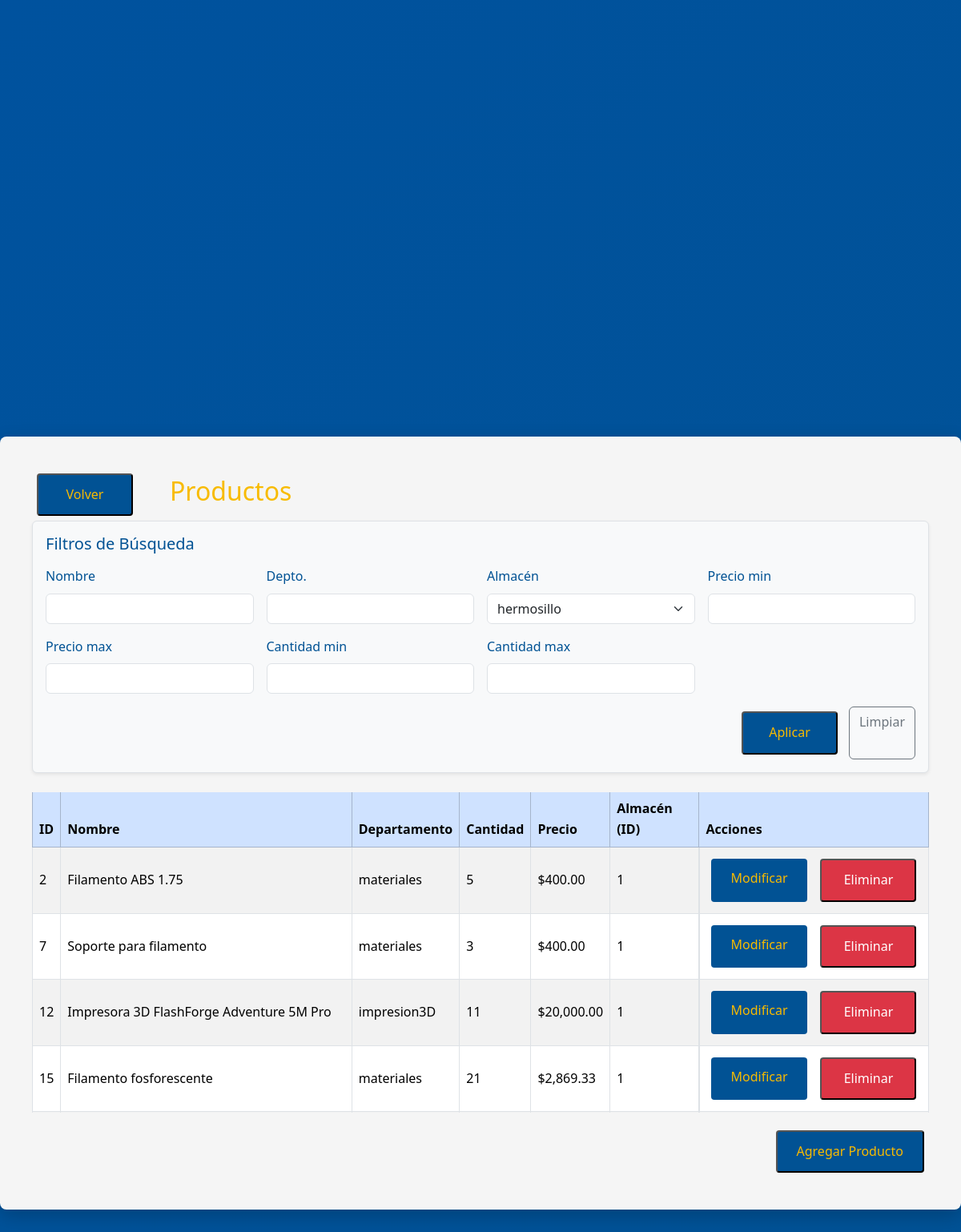
/productos?almacen_id=1 (signed in), run on the app's committed database.
### tables this page shows
CREATE TABLE "productos" (
	"id"	INTEGER NOT NULL,
	"nombre"	TEXT NOT NULL,
	"precio"	REAL NOT NULL,
	"cantidad"	INTEGER NOT NULL,
	"departamento"	TEXT NOT NULL, almacen INTEGER,
	PRIMARY KEY("id")
);

### app.py (the view)
@app.route('/productos')
@login_requerido
def productos():
    conn = get_db_connection()
    cursor = conn.cursor()
    nombre = request.args.get('nombre', '').strip()
    departamento = request.args.get('departamento', '').strip()
    almacen_id = request.args.get('almacen_id', '').strip()
    precio_min = request.args.get('precio_min', '').strip()
    precio_max = request.args.get('precio_max', '').strip()
    cantidad_min = request.args.get('cantidad_min', '').strip()
    cantidad_max = request.args.get('cantidad_max', '').strip()
    query = 'SELECT * FROM productos WHERE 1=1'
    params = []
    if nombre:
        query += ' AND nombre LIKE ?'
        params.append('%' + nombre + '%')
    if departamento:
        query += ' AND departamento LIKE ?'
        params.append('%' + departamento + '%')
    if almacen_id:
        query += ' AND almacen = ?'
        params.append(almacen_id)
    if precio_min and precio_min.replace('.', '', 1).isdigit():
        query += ' AND precio >= ?'
        params.append(float(precio_min))
    if precio_max and precio_max.replace('.', '', 1).isdigit():
        query += ' AND precio <= ?'
        params.append(float(precio_max))
    if cantidad_min and cantidad_min.isdigit():
        query += ' AND cantidad >= ?'
        params.append(int(cantidad_min))
    if cantidad_max and cantidad_max.isdigit():
        query += ' AND cantidad <= ?'
        params.append(int(cantidad_max))
    cursor.execute(query, params)
    productos = cursor.fetchall()
    almacenes_list = conn.execute('SELECT id, nombre FROM almacenes').fetchall()
    conn.close()
    filter_values = {
        'nombre': nombre, 'departamento': departamento, 'almacen_id': almacen_id,
        'precio_min': precio_min, 'precio_max': precio_max,
        'cantidad_min': cantidad_min, 'cantidad_max': cantidad_max
    }
    return render_template('productos.html',
                           productos=productos,
                           almacenes=almacenes_list,
                           usuario=session.get('rol'),
                           rol=session.get('rol'),
                           filter_values=filter_values)

### app.py (called while the page is built)
def login_requerido(f):
    @wraps(f)
    def decorated_function(*args, **kwargs):
        if 'usuario' not in session:
            flash('Debe iniciar sesión para acceder a esta página', 'warning')
            return redirect(url_for('login'))
        return f(*args, **kwargs)
    return decorated_function

def get_db_connection():
    conn = sqlite3.connect('instance/InventarioBD.db')
    conn.row_factory = sqlite3.Row
    return conn

### templates/productos.html (shortened to what this page needs)
<!DOCTYPE html>
<html lang="en">
<head>
    <link href="https://cdn.jsdelivr.net/npm/bootstrap@5.3.3/dist/css/bootstrap.min.css" rel="stylesheet">
    <link rel="stylesheet" href="../static/css/base.css">
    <link rel="stylesheet" href="../static/css/components/buttons.css">
    <link rel="stylesheet" href="../static/css/components/headers.css">
    <link rel="stylesheet" href="../static/css/pages/productos.css">
</head>
<body>
<div class="container">
    <div class="container-header">
        <button type="button" class="pestana-volver-atras"
                onclick="window.location.href='{{ url_for('inicio') }}'">
            Volver
        </button>
        <h2>Productos</h2>
    </div>
    <div class="filtros-busqueda p-3 mb-4 border rounded shadow-sm bg-light">
        <h5 class="mb-3">Filtros de Búsqueda</h5>
        <form method="GET" action="{{ url_for('productos') }}">
            <div class="row g-3">
                <div class="col-md-3">
                    <label for="nombre" class="form-label">Nombre</label>
                    <input type="text" id="nombre" name="nombre" class="form-control"
                           value="{{ filter_values.nombre }}">
                </div>
                <div class="col-md-3">
                    <label for="departamento" class="form-label">Depto.</label>
                    <input type="text" id="departamento" name="departamento" class="form-control"
                           value="{{ filter_values.departamento }}">
                </div>
                <div class="col-md-3">
                    <label for="almacen_id" class="form-label">Almacén</label>
                    <select id="almacen_id" name="almacen_id" class="form-select">
                        {% for a in almacenes %}
                            <option value="{{ a['id'] }}"
                                {{ 'selected' if filter_values.almacen_id|string == a['id']|string else '' }}>
                                {{ a['nombre'] }}
                            </option>
                        {% endfor %}
                    </select>
                </div>
                <div class="col-md-3">
                    <label class="form-label">Precio min</label>
                    <input type="number" step="0.01" name="precio_min" class="form-control"
                           value="{{ filter_values.precio_min }}">
                </div>
                <div class="col-md-3">
                    <label class="form-label">Precio max</label>
                    <input type="number" step="0.01" name="precio_max" class="form-control"
                           value="{{ filter_values.precio_max }}">
                </div>
                <div class="col-md-3">
                    <label class="form-label">Cantidad min</label>
                    <input type="number" name="cantidad_min" class="form-control"
                           value="{{ filter_values.cantidad_min }}">
                </div>
                <div class="col-md-3">
                    <label class="form-label">Cantidad max</label>
                    <input type="number" name="cantidad_max" class="form-control"
                           value="{{ filter_values.cantidad_max }}">
                </div>
            </div>
            <div class="mt-3 d-flex justify-content-end gap-2">
                <button type="submit" >Aplicar</button>
                <a href="{{ url_for('productos') }}" class="btn btn-outline-secondary">Limpiar</a>
            </div>
        </form>
    </div>
    <div class="tabla-datos">
        <div class="table-responsive" style="max-height: 400px; overflow-y: auto;">
            <table class="table table-bordered table-striped table-hover align-middle shadow-sm bg-white">
                <thead class="table-primary sticky-top">
                    <tr>
                        <th>ID</th>
                        <th>Nombre</th>
                        <th>Departamento</th>
                        <th>Cantidad</th>
                        <th>Precio</th>
                        <th>Almacén (ID)</th>
                        <th>Acciones</th>
                    </tr>
                </thead>
                <tbody>
                    {% for p in productos %}
                    <tr>
                        <td>{{ p['id'] }}</td>
                        <td>{{ p['nombre'] }}</td>
                        <td>{{ p['departamento'] }}</td>
                        <td>{{ p['cantidad'] }}</td>
                        <td>${{ "{:,.2f}".format(p['precio']) }}</td>
                        <td>{{ p['almacen'] }}</td>
                        <td class="d-flex gap-1">
                            {% if rol == 'ADMIN' or rol == 'PRODUCTOS' %}
                                <a href="{{ url_for('modificar_producto', id=p['id']) }}" class="modify-button">Modificar</a>
                                <form method="POST" action="{{ url_for('eliminar_producto', id=p['id']) }}"
                                      onsubmit="return confirm('¿Está seguro de que desea eliminar el producto {{ p['nombre'] }}?');">
                                    <button type="submit" class="eliminar-button">Eliminar</button>
                                </form>
                            {% else %}
                                <span class="text-muted">No Autorizado</span>
                            {% endif %}
                        </td>
                    </tr>
                    {% endfor %}
                </tbody>
            </table>
        </div>
        <div class="apartado-botones-secundarios mt-3 d-flex justify-content-end gap-2">
            {% if rol == 'ADMIN' or rol == 'PRODUCTOS' %}
                <button type="button" onclick="window.location.href='{{ url_for('crear_producto') }}'">
                    Agregar Producto
                </button>
            {% endif %}
        </div>
    </div>
</div>
</body>
</html>

### static/css/base.css (style rules this page uses)
:root { --azul-unison: #00529e; --azul-oscuro-unison: #015294; --dorado-unison: #f8bb00; --dorado-oscuro-unison: #d99e30; --blanco: #ffffff; --texto-principal: #333333; }
body { background: linear-gradient(135deg, #00529e 0%, #015294 100%); min-height: 100vh; line-height: 1.6; color: var(--azul-oscuro-unison); display: flex; align-items: center; justify-content: center; margin: 0; font-family: 'Segoe UI', Tahoma, Geneva, Verdana, sans-serif; padding: 0; }
.container { background-color: #f5f5f5; border-radius: 8px; padding: 40px; width: 100%; max-width: 1300px; box-shadow: 0 8px 24px rgba(0, 0, 0, 0.2); }

### static/css/components/buttons.css (style rules this page uses)
button, .modify-button, .eliminar-button { padding: 12px 24px; font-size: 16px; min-width: 120px; margin: 6px; border-radius: 4px; cursor: pointer; background-color: var(--azul-oscuro-unison); color: var(--dorado-unison); text-decoration: none; transition: background-color 0.3s ease; font-family: 'Segoe UI', Tahoma, Geneva, Verdana, sans-serif; }
.apartado-botones-secundarios { display: flex; justify-content: center; text-align: center; }
.pestana-volver-atras { justify-self: flex-start; }
.eliminar-button { background-color: #dc3545; color: #ffffff; }

### static/css/components/headers.css (style rules this page uses)
.container-header { display: flex; align-items: center; justify-content: flex-start; }
.container-header h2 { display: flex; align-items: center; color: var(--dorado-unison); margin-left: 40px; }

### data on the page
productos: id "2", nombre "Filamento ABS 1.75", departamento "materiales", cantidad "5", precio "400.00", almacen "1"
productos: id "7", nombre "Soporte para filamento", departamento "materiales", cantidad "3", precio "400.00", almacen "1"
productos: id "12", nombre "Impresora 3D FlashForge Adventure 5M Pro", departamento "impresion3D", cantidad "11", precio "20,000.00", almacen "1"
productos: id "15", nombre "Filamento fosforescente", departamento "materiales", cantidad "21", precio "2,869.33", almacen "1"

### other printed values
form field almacen_id "hermosillo"
